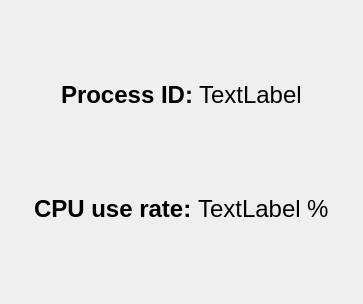
<?xml version="1.0" encoding="UTF-8"?>
<ui version="4.0">
 <class>resCpu</class>
 <widget class="QWidget" name="resCpu">
  <property name="geometry">
   <rect>
    <x>0</x>
    <y>0</y>
    <width>363</width>
    <height>304</height>
   </rect>
  </property>
  <property name="windowTitle">
   <string>Form</string>
  </property>
  <layout class="QVBoxLayout" name="verticalLayout">
   <item>
    <spacer name="verticalSpacer_2">
     <property name="orientation">
      <enum>Qt::Vertical</enum>
     </property>
     <property name="sizeHint" stdset="0">
      <size>
       <width>20</width>
       <height>52</height>
      </size>
     </property>
    </spacer>
   </item>
   <item>
    <layout class="QHBoxLayout" name="horizontalLayout_3">
     <item>
      <spacer name="horizontalSpacer">
       <property name="orientation">
        <enum>Qt::Horizontal</enum>
       </property>
       <property name="sizeHint" stdset="0">
        <size>
         <width>40</width>
         <height>20</height>
        </size>
       </property>
      </spacer>
     </item>
     <item>
      <widget class="QWidget" name="widget_2" native="true">
       <layout class="QHBoxLayout" name="horizontalLayout_2">
        <item>
         <widget class="QLabel" name="cpu">
          <property name="font">
           <font>
            <pointsize>18</pointsize>
            <weight>75</weight>
            <italic>false</italic>
            <bold>true</bold>
           </font>
          </property>
          <property name="text">
           <string>Process ID:</string>
          </property>
         </widget>
        </item>
        <item>
         <widget class="QLabel" name="cpu_pid">
          <property name="font">
           <font>
            <pointsize>18</pointsize>
            <weight>50</weight>
            <bold>false</bold>
           </font>
          </property>
          <property name="text">
           <string>TextLabel</string>
          </property>
         </widget>
        </item>
       </layout>
      </widget>
     </item>
     <item>
      <spacer name="horizontalSpacer_2">
       <property name="orientation">
        <enum>Qt::Horizontal</enum>
       </property>
       <property name="sizeHint" stdset="0">
        <size>
         <width>40</width>
         <height>20</height>
        </size>
       </property>
      </spacer>
     </item>
    </layout>
   </item>
   <item>
    <spacer name="verticalSpacer">
     <property name="orientation">
      <enum>Qt::Vertical</enum>
     </property>
     <property name="sizeHint" stdset="0">
      <size>
       <width>20</width>
       <height>53</height>
      </size>
     </property>
    </spacer>
   </item>
   <item>
    <layout class="QHBoxLayout" name="horizontalLayout_4">
     <item>
      <spacer name="horizontalSpacer_3">
       <property name="orientation">
        <enum>Qt::Horizontal</enum>
       </property>
       <property name="sizeHint" stdset="0">
        <size>
         <width>40</width>
         <height>20</height>
        </size>
       </property>
      </spacer>
     </item>
     <item>
      <widget class="QWidget" name="widget" native="true">
       <layout class="QHBoxLayout" name="horizontalLayout">
        <item>
         <widget class="QLabel" name="cpu_2">
          <property name="font">
           <font>
            <pointsize>18</pointsize>
            <weight>75</weight>
            <bold>true</bold>
           </font>
          </property>
          <property name="text">
           <string>CPU use rate:</string>
          </property>
         </widget>
        </item>
        <item>
         <widget class="QLabel" name="cpu_rate">
          <property name="font">
           <font>
            <pointsize>18</pointsize>
           </font>
          </property>
          <property name="text">
           <string>TextLabel</string>
          </property>
         </widget>
        </item>
        <item>
         <widget class="QLabel" name="label_2">
          <property name="font">
           <font>
            <pointsize>18</pointsize>
           </font>
          </property>
          <property name="text">
           <string>%</string>
          </property>
         </widget>
        </item>
       </layout>
      </widget>
     </item>
     <item>
      <spacer name="horizontalSpacer_4">
       <property name="orientation">
        <enum>Qt::Horizontal</enum>
       </property>
       <property name="sizeHint" stdset="0">
        <size>
         <width>40</width>
         <height>20</height>
        </size>
       </property>
      </spacer>
     </item>
    </layout>
   </item>
   <item>
    <spacer name="verticalSpacer_3">
     <property name="orientation">
      <enum>Qt::Vertical</enum>
     </property>
     <property name="sizeHint" stdset="0">
      <size>
       <width>20</width>
       <height>52</height>
      </size>
     </property>
    </spacer>
   </item>
  </layout>
 </widget>
 <resources/>
 <connections/>
</ui>
